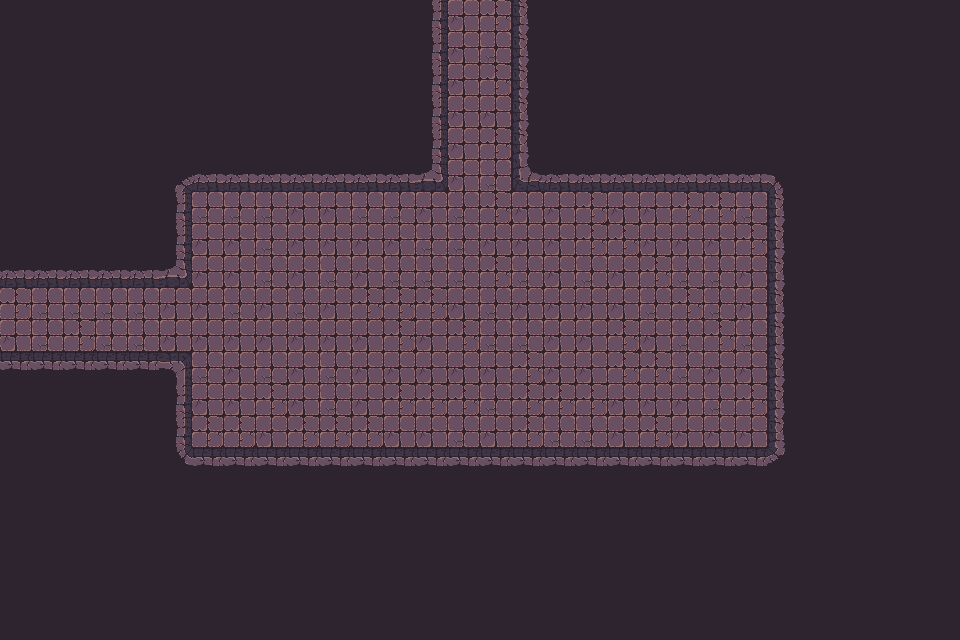

A level layout from a 2D game, rendered from its tile map. Below: a short description, then the map file with its tile-grid data intact:
An orthogonal 30x20 tile map with 32x32 px tiles, 1 tile layer (Tile layer 1), 2 tilesets and 57 objects.

<map version="1.10" tiledversion="1.11.2" orientation="orthogonal" renderorder="right-down" width="30" height="20" tilewidth="32" tileheight="32" infinite="0" nextlayerid="3" nextobjectid="1">
    <tileset firstgid="1" name="Town Tileset" tilewidth="32" tileheight="32" tilecount="64" columns="8">
        <image source="../../../tiles/World H Tileset.png" trans="ff00ff" width="256" height="256" />
        <tile id="4">
            <objectgroup draworder="index" id="2">
                <object id="1" x="0" y="0" width="32" height="32" />
            </objectgroup>
        </tile>
        <tile id="5">
            <objectgroup draworder="index" id="2">
                <object id="1" x="0" y="0" width="32" height="32" />
            </objectgroup>
        </tile>
        <tile id="6">
            <objectgroup draworder="index" id="2">
                <object id="1" x="0" y="0" width="32" height="32" />
            </objectgroup>
        </tile>
        <tile id="7">
            <objectgroup draworder="index" id="2">
                <object id="1" x="0" y="0" width="32" height="32" />
            </objectgroup>
        </tile>
        <tile id="8">
            <objectgroup draworder="index" id="2">
                <object id="1" x="0" y="0" width="32" height="32" />
            </objectgroup>
        </tile>
        <tile id="10">
            <objectgroup draworder="index" id="2">
                <object id="1" x="0" y="32" width="32" height="0" />
            </objectgroup>
        </tile>
        <tile id="11">
            <objectgroup draworder="index" id="2">
                <object id="1" x="0" y="32" width="32" height="0" />
                <object id="2" x="32" y="0" width="0" height="32" />
            </objectgroup>
        </tile>
        <tile id="12">
            <objectgroup draworder="index" id="2">
                <object id="1" x="32" y="0" width="0" height="32" />
            </objectgroup>
        </tile>
        <tile id="13">
            <objectgroup draworder="index" id="2">
                <object id="1" x="0" y="32" width="32" height="0" />
                <object id="2" x="0" y="32" width="32" height="0" />
                <object id="3" x="0" y="0" width="0" height="32" />
            </objectgroup>
        </tile>
        <tile id="14">
            <objectgroup draworder="index" id="2">
                <object id="1" x="0" y="0" width="0" height="32" />
            </objectgroup>
        </tile>
        <tile id="16">
            <objectgroup draworder="index" id="2">
                <object id="1" x="0" y="0" width="32" height="32" />
            </objectgroup>
        </tile>
        <tile id="24">
            <objectgroup draworder="index" id="2">
                <object id="1" x="0" y="0" width="32" height="32" />
            </objectgroup>
        </tile>
    </tileset>
    <tileset firstgid="65" name="Dungeon Crawler Tileset" tilewidth="32" tileheight="32" tilecount="100" columns="10">
        <image source="../../../tiles/Dungeon_Tile.png" trans="" width="320" height="320" />
        <tile id="2">
            <objectgroup draworder="index" id="2">
                <object id="1" x="0" y="0" width="32" height="32" />
            </objectgroup>
        </tile>
        <tile id="3">
            <objectgroup draworder="index" id="2">
                <object id="1" x="0" y="0" width="32" height="32" />
            </objectgroup>
        </tile>
        <tile id="4">
            <objectgroup draworder="index" id="2">
                <object id="1" x="0" y="0" width="32" height="32" />
            </objectgroup>
        </tile>
        <tile id="5">
            <objectgroup draworder="index" id="2">
                <object id="1" x="0" y="0" width="32" height="32" />
            </objectgroup>
        </tile>
        <tile id="6">
            <objectgroup draworder="index" id="2">
                <object id="1" x="0" y="0" width="32" height="32" />
            </objectgroup>
        </tile>
        <tile id="8">
            <objectgroup draworder="index" id="2">
                <object id="1" x="0" y="0" width="32" height="32" />
            </objectgroup>
        </tile>
        <tile id="12">
            <objectgroup draworder="index" id="2">
                <object id="1" x="0" y="0" width="32" height="32" />
            </objectgroup>
        </tile>
        <tile id="13">
            <objectgroup draworder="index" id="2">
                <object id="1" x="0" y="0" width="32" height="32" />
            </objectgroup>
        </tile>
        <tile id="14">
            <objectgroup draworder="index" id="2">
                <object id="1" x="0" y="0" width="32" height="32" />
            </objectgroup>
        </tile>
        <tile id="15">
            <objectgroup draworder="index" id="2">
                <object id="1" x="0" y="0" width="32" height="32" />
            </objectgroup>
        </tile>
        <tile id="16">
            <objectgroup draworder="index" id="2">
                <object id="1" x="0" y="0" width="32" height="32" />
            </objectgroup>
        </tile>
        <tile id="18">
            <objectgroup draworder="index" id="2">
                <object id="1" x="0" y="0" width="32" height="32" />
            </objectgroup>
        </tile>
        <tile id="22">
            <objectgroup draworder="index" id="2">
                <object id="1" x="0" y="0" width="32" height="32" />
            </objectgroup>
        </tile>
        <tile id="23">
            <objectgroup draworder="index" id="2">
                <object id="1" x="0" y="0" width="32" height="32" />
            </objectgroup>
        </tile>
        <tile id="24">
            <objectgroup draworder="index" id="2">
                <object id="1" x="0" y="0" width="32" height="32" />
            </objectgroup>
        </tile>
        <tile id="25">
            <objectgroup draworder="index" id="2">
                <object id="1" x="0" y="0" width="32" height="32" />
            </objectgroup>
        </tile>
        <tile id="26">
            <objectgroup draworder="index" id="2">
                <object id="1" x="0" y="0" width="32" height="32" />
            </objectgroup>
        </tile>
        <tile id="28">
            <objectgroup draworder="index" id="2">
                <object id="1" x="0" y="0" width="32" height="32" />
            </objectgroup>
        </tile>
        <tile id="32">
            <objectgroup draworder="index" id="2">
                <object id="1" x="0" y="0" width="32" height="32" />
            </objectgroup>
        </tile>
        <tile id="33">
            <objectgroup draworder="index" id="2">
                <object id="1" x="0" y="0" width="32" height="32" />
            </objectgroup>
        </tile>
        <tile id="34">
            <objectgroup draworder="index" id="2">
                <object id="1" x="0" y="0" width="32" height="32" />
            </objectgroup>
        </tile>
        <tile id="35">
            <objectgroup draworder="index" id="2">
                <object id="1" x="0" y="0" width="32" height="32" />
            </objectgroup>
        </tile>
        <tile id="36">
            <objectgroup draworder="index" id="2">
                <object id="1" x="0" y="0" width="32" height="32" />
            </objectgroup>
        </tile>
        <tile id="38">
            <objectgroup draworder="index" id="2">
                <object id="1" x="0" y="0" width="32" height="32" />
            </objectgroup>
        </tile>
        <tile id="42">
            <objectgroup draworder="index" id="2">
                <object id="1" x="0" y="0" width="32" height="32" />
            </objectgroup>
        </tile>
        <tile id="43">
            <objectgroup draworder="index" id="2">
                <object id="1" x="0" y="0" width="32" height="32" />
            </objectgroup>
        </tile>
        <tile id="44">
            <objectgroup draworder="index" id="2">
                <object id="1" x="0" y="0" width="32" height="32" />
            </objectgroup>
        </tile>
        <tile id="45">
            <objectgroup draworder="index" id="2">
                <object id="1" x="0" y="0" width="32" height="32" />
            </objectgroup>
        </tile>
        <tile id="46">
            <objectgroup draworder="index" id="2">
                <object id="1" x="0" y="0" width="32" height="32" />
            </objectgroup>
        </tile>
        <tile id="48">
            <objectgroup draworder="index" id="2">
                <object id="1" x="0" y="0" width="32" height="32" />
            </objectgroup>
        </tile>
        <tile id="52">
            <objectgroup draworder="index" id="2">
                <object id="1" x="0" y="0" width="32" height="32" />
            </objectgroup>
        </tile>
        <tile id="53">
            <objectgroup draworder="index" id="2">
                <object id="1" x="0" y="0" width="32" height="32" />
            </objectgroup>
        </tile>
        <tile id="54">
            <objectgroup draworder="index" id="2">
                <object id="1" x="0" y="0" width="32" height="32" />
            </objectgroup>
        </tile>
        <tile id="55">
            <objectgroup draworder="index" id="2">
                <object id="1" x="0" y="0" width="32" height="32" />
            </objectgroup>
        </tile>
        <tile id="56">
            <objectgroup draworder="index" id="2">
                <object id="1" x="0" y="0" width="32" height="32" />
            </objectgroup>
        </tile>
        <tile id="58">
            <objectgroup draworder="index" id="2">
                <object id="1" x="0" y="0" width="32" height="32" />
            </objectgroup>
        </tile>
        <tile id="62">
            <objectgroup draworder="index" id="2">
                <object id="1" x="0" y="0" width="32" height="32" />
            </objectgroup>
        </tile>
        <tile id="63">
            <objectgroup draworder="index" id="2">
                <object id="1" x="0" y="0" width="32" height="32" />
            </objectgroup>
        </tile>
        <tile id="64">
            <objectgroup draworder="index" id="2">
                <object id="1" x="0" y="0" width="32" height="32" />
            </objectgroup>
        </tile>
        <tile id="65">
            <objectgroup draworder="index" id="2">
                <object id="1" x="0" y="0" width="32" height="32" />
            </objectgroup>
        </tile>
        <tile id="66">
            <objectgroup draworder="index" id="2">
                <object id="1" x="0" y="0" width="32" height="32" />
            </objectgroup>
        </tile>
        <tile id="68">
            <objectgroup draworder="index" id="2">
                <object id="1" x="0" y="0" width="32" height="32" />
            </objectgroup>
        </tile>
    </tileset>
    <layer id="1" name="Tile layer 1" width="30" height="20">
        <data encoding="csv">
122,122,122,122,122,122,122,122,122,122,122,122,122,77,75,65,79,122,122,122,122,122,122,122,122,122,122,122,122,122,
122,122,122,122,122,122,122,122,122,122,122,122,122,77,75,66,79,122,122,122,122,122,122,122,122,122,122,122,122,122,
122,122,122,122,122,122,122,122,122,122,122,122,122,77,75,65,79,122,122,122,122,122,122,122,122,122,122,122,122,122,
122,122,122,122,122,122,122,122,122,122,122,122,122,77,75,75,79,122,122,122,122,122,122,122,122,122,122,122,122,122,
122,122,122,122,122,122,122,122,122,122,122,122,122,77,75,65,79,122,122,122,122,122,122,122,122,122,122,122,122,122,
122,122,122,122,122,67,68,68,68,68,68,68,68,103,75,66,100,68,68,68,68,68,68,68,69,122,122,122,122,122,
122,122,122,122,122,77,66,66,66,75,75,66,66,75,66,65,75,75,65,75,75,65,65,66,79,122,122,122,122,122,
122,122,122,122,122,77,75,75,66,75,75,75,75,66,66,75,75,75,65,65,75,75,75,65,79,122,122,122,122,122,
68,68,68,68,68,103,75,75,66,75,66,75,66,66,66,65,66,75,66,75,65,66,66,75,79,122,122,122,122,122,
65,66,66,66,66,75,75,66,75,66,75,65,65,65,75,66,75,75,75,75,66,65,66,75,79,122,122,122,122,122,
75,66,65,66,66,75,75,75,75,75,75,75,65,75,65,66,66,75,75,65,75,66,65,66,79,122,122,122,122,122,
88,88,88,88,88,73,66,75,66,75,66,75,75,75,75,75,65,75,75,65,65,66,75,75,79,122,122,122,122,122,
122,122,122,122,122,77,75,75,65,75,66,75,65,65,65,66,65,65,65,75,75,75,66,65,79,122,122,122,122,122,
122,122,122,122,122,77,65,65,75,65,65,65,75,75,66,75,65,66,66,75,65,75,75,75,79,122,122,122,122,122,
122,122,122,122,122,87,88,88,88,88,88,88,88,88,88,88,88,88,88,88,88,88,88,88,89,122,122,122,122,122,
122,122,122,122,122,122,122,122,122,122,122,122,122,122,122,122,122,122,122,122,122,122,122,122,122,122,122,122,122,122,
122,122,122,122,122,122,122,122,122,122,122,122,122,122,122,122,122,122,122,122,122,122,122,122,122,122,122,122,122,122,
122,122,122,122,122,122,122,122,122,122,122,122,122,122,122,122,122,122,122,122,122,122,122,122,122,122,122,122,122,122,
122,122,122,122,122,122,122,122,122,122,122,122,122,122,122,122,122,122,122,122,122,122,122,122,122,122,122,122,122,122,
122,122,122,122,122,122,122,122,122,122,122,122,122,122,122,122,122,122,122,122,122,122,122,122,122,122,122,122,122,122
        </data>
    </layer>
</map>
